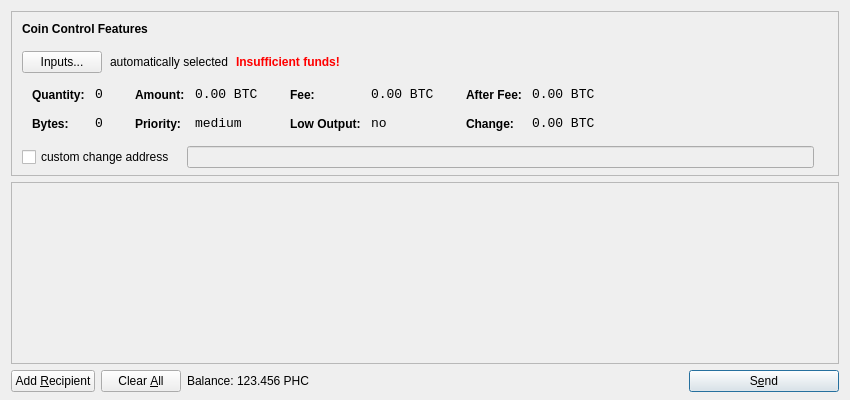
<?xml version="1.0" encoding="UTF-8"?>
<ui version="4.0">
 <class>SendCoinsDialog</class>
 <widget class="QDialog" name="SendCoinsDialog">
  <property name="geometry">
   <rect>
    <x>0</x>
    <y>0</y>
    <width>850</width>
    <height>400</height>
   </rect>
  </property>
  <property name="windowTitle">
   <string>Send Coins</string>
  </property>
  <layout class="QVBoxLayout" name="verticalLayout" stretch="0,1,0">
   <property name="bottomMargin">
    <number>8</number>
   </property>
   <item>
    <widget class="QFrame" name="frameCoinControl">
     <property name="sizePolicy">
      <sizepolicy hsizetype="Expanding" vsizetype="Expanding">
       <horstretch>0</horstretch>
       <verstretch>0</verstretch>
      </sizepolicy>
     </property>
     <property name="maximumSize">
      <size>
       <width>16777215</width>
       <height>16777215</height>
      </size>
     </property>
     <property name="frameShape">
      <enum>QFrame::StyledPanel</enum>
     </property>
     <property name="frameShadow">
      <enum>QFrame::Sunken</enum>
     </property>
     <layout class="QVBoxLayout" name="verticalLayoutCoinControl2">
      <property name="spacing">
       <number>-1</number>
      </property>
      <property name="leftMargin">
       <number>0</number>
      </property>
      <property name="topMargin">
       <number>0</number>
      </property>
      <property name="rightMargin">
       <number>0</number>
      </property>
      <property name="bottomMargin">
       <number>6</number>
      </property>
      <item>
       <layout class="QVBoxLayout" name="verticalLayoutCoinControl" stretch="0,0,0,0,1">
        <property name="spacing">
         <number>0</number>
        </property>
        <property name="leftMargin">
         <number>10</number>
        </property>
        <property name="topMargin">
         <number>10</number>
        </property>
        <item>
         <layout class="QHBoxLayout" name="horizontalLayoutCoinControl1">
          <property name="bottomMargin">
           <number>15</number>
          </property>
          <item>
           <widget class="QLabel" name="labelCoinControlFeatures">
            <property name="sizePolicy">
             <sizepolicy hsizetype="Preferred" vsizetype="Maximum">
              <horstretch>0</horstretch>
              <verstretch>0</verstretch>
             </sizepolicy>
            </property>
            <property name="font">
             <font>
              <weight>75</weight>
              <bold>true</bold>
             </font>
            </property>
            <property name="styleSheet">
             <string notr="true">font-weight:bold;</string>
            </property>
            <property name="text">
             <string>Coin Control Features</string>
            </property>
           </widget>
          </item>
         </layout>
        </item>
        <item>
         <layout class="QHBoxLayout" name="horizontalLayoutCoinControl2" stretch="0,0,0,0">
          <property name="spacing">
           <number>8</number>
          </property>
          <property name="bottomMargin">
           <number>10</number>
          </property>
          <item>
           <widget class="QPushButton" name="pushButtonCoinControl">
            <property name="styleSheet">
             <string notr="true"/>
            </property>
            <property name="text">
             <string>Inputs...</string>
            </property>
           </widget>
          </item>
          <item>
           <widget class="QLabel" name="labelCoinControlAutomaticallySelected">
            <property name="text">
             <string>automatically selected</string>
            </property>
            <property name="margin">
             <number>5</number>
            </property>
           </widget>
          </item>
          <item>
           <widget class="QLabel" name="labelCoinControlInsuffFunds">
            <property name="font">
             <font>
              <weight>75</weight>
              <bold>true</bold>
             </font>
            </property>
            <property name="styleSheet">
             <string notr="true">color:red;font-weight:bold;</string>
            </property>
            <property name="text">
             <string>Insufficient funds!</string>
            </property>
            <property name="margin">
             <number>5</number>
            </property>
           </widget>
          </item>
          <item>
           <spacer name="horizontalSpacerCoinControl">
            <property name="orientation">
             <enum>Qt::Horizontal</enum>
            </property>
            <property name="sizeHint" stdset="0">
             <size>
              <width>40</width>
              <height>1</height>
             </size>
            </property>
           </spacer>
          </item>
         </layout>
        </item>
        <item>
         <widget class="QWidget" name="widgetCoinControl" native="true">
          <property name="sizePolicy">
           <sizepolicy hsizetype="Preferred" vsizetype="Preferred">
            <horstretch>0</horstretch>
            <verstretch>0</verstretch>
           </sizepolicy>
          </property>
          <property name="minimumSize">
           <size>
            <width>0</width>
            <height>0</height>
           </size>
          </property>
          <property name="styleSheet">
           <string notr="true"/>
          </property>
          <layout class="QHBoxLayout" name="horizontalLayoutCoinControl5">
           <property name="margin">
            <number>0</number>
           </property>
           <item>
            <layout class="QHBoxLayout" name="horizontalLayoutCoinControl3" stretch="0,0,0,1">
             <property name="spacing">
              <number>20</number>
             </property>
             <property name="topMargin">
              <number>0</number>
             </property>
             <property name="bottomMargin">
              <number>10</number>
             </property>
             <item>
              <layout class="QFormLayout" name="formLayoutCoinControl1">
               <property name="horizontalSpacing">
                <number>10</number>
               </property>
               <property name="verticalSpacing">
                <number>14</number>
               </property>
               <property name="leftMargin">
                <number>10</number>
               </property>
               <property name="topMargin">
                <number>4</number>
               </property>
               <property name="rightMargin">
                <number>6</number>
               </property>
               <item row="0" column="0">
                <widget class="QLabel" name="labelCoinControlQuantityText">
                 <property name="styleSheet">
                  <string notr="true">font-weight:bold;</string>
                 </property>
                 <property name="text">
                  <string>Quantity:</string>
                 </property>
                 <property name="margin">
                  <number>0</number>
                 </property>
                </widget>
               </item>
               <item row="0" column="1">
                <widget class="QLabel" name="labelCoinControlQuantity">
                 <property name="font">
                  <font>
                   <family>Monospace</family>
                   <pointsize>10</pointsize>
                  </font>
                 </property>
                 <property name="cursor">
                  <cursorShape>IBeamCursor</cursorShape>
                 </property>
                 <property name="contextMenuPolicy">
                  <enum>Qt::ActionsContextMenu</enum>
                 </property>
                 <property name="text">
                  <string notr="true">0</string>
                 </property>
                 <property name="margin">
                  <number>0</number>
                 </property>
                 <property name="textInteractionFlags">
                  <set>Qt::LinksAccessibleByMouse|Qt::TextSelectableByKeyboard|Qt::TextSelectableByMouse</set>
                 </property>
                </widget>
               </item>
               <item row="1" column="0">
                <widget class="QLabel" name="labelCoinControlBytesText">
                 <property name="styleSheet">
                  <string notr="true">font-weight:bold;</string>
                 </property>
                 <property name="text">
                  <string>Bytes:</string>
                 </property>
                </widget>
               </item>
               <item row="1" column="1">
                <widget class="QLabel" name="labelCoinControlBytes">
                 <property name="font">
                  <font>
                   <family>Monospace</family>
                   <pointsize>10</pointsize>
                  </font>
                 </property>
                 <property name="cursor">
                  <cursorShape>IBeamCursor</cursorShape>
                 </property>
                 <property name="contextMenuPolicy">
                  <enum>Qt::ActionsContextMenu</enum>
                 </property>
                 <property name="text">
                  <string notr="true">0</string>
                 </property>
                 <property name="textInteractionFlags">
                  <set>Qt::LinksAccessibleByMouse|Qt::TextSelectableByKeyboard|Qt::TextSelectableByMouse</set>
                 </property>
                </widget>
               </item>
              </layout>
             </item>
             <item>
              <layout class="QFormLayout" name="formLayoutCoinControl2">
               <property name="horizontalSpacing">
                <number>10</number>
               </property>
               <property name="verticalSpacing">
                <number>14</number>
               </property>
               <property name="leftMargin">
                <number>6</number>
               </property>
               <property name="topMargin">
                <number>4</number>
               </property>
               <property name="rightMargin">
                <number>6</number>
               </property>
               <item row="0" column="0">
                <widget class="QLabel" name="labelCoinControlAmountText">
                 <property name="styleSheet">
                  <string notr="true">font-weight:bold;</string>
                 </property>
                 <property name="text">
                  <string>Amount:</string>
                 </property>
                 <property name="margin">
                  <number>0</number>
                 </property>
                </widget>
               </item>
               <item row="0" column="1">
                <widget class="QLabel" name="labelCoinControlAmount">
                 <property name="font">
                  <font>
                   <family>Monospace</family>
                   <pointsize>10</pointsize>
                  </font>
                 </property>
                 <property name="cursor">
                  <cursorShape>IBeamCursor</cursorShape>
                 </property>
                 <property name="contextMenuPolicy">
                  <enum>Qt::ActionsContextMenu</enum>
                 </property>
                 <property name="text">
                  <string notr="true">0.00 BTC</string>
                 </property>
                 <property name="textInteractionFlags">
                  <set>Qt::LinksAccessibleByMouse|Qt::TextSelectableByKeyboard|Qt::TextSelectableByMouse</set>
                 </property>
                </widget>
               </item>
               <item row="1" column="0">
                <widget class="QLabel" name="labelCoinControlPriorityText">
                 <property name="styleSheet">
                  <string notr="true">font-weight:bold;</string>
                 </property>
                 <property name="text">
                  <string>Priority:</string>
                 </property>
                </widget>
               </item>
               <item row="1" column="1">
                <widget class="QLabel" name="labelCoinControlPriority">
                 <property name="font">
                  <font>
                   <family>Monospace</family>
                   <pointsize>10</pointsize>
                  </font>
                 </property>
                 <property name="cursor">
                  <cursorShape>IBeamCursor</cursorShape>
                 </property>
                 <property name="contextMenuPolicy">
                  <enum>Qt::ActionsContextMenu</enum>
                 </property>
                 <property name="text">
                  <string>medium</string>
                 </property>
                 <property name="textInteractionFlags">
                  <set>Qt::LinksAccessibleByMouse|Qt::TextSelectableByKeyboard|Qt::TextSelectableByMouse</set>
                 </property>
                </widget>
               </item>
              </layout>
             </item>
             <item>
              <layout class="QFormLayout" name="formLayoutCoinControl3">
               <property name="horizontalSpacing">
                <number>10</number>
               </property>
               <property name="verticalSpacing">
                <number>14</number>
               </property>
               <property name="leftMargin">
                <number>6</number>
               </property>
               <property name="topMargin">
                <number>4</number>
               </property>
               <property name="rightMargin">
                <number>6</number>
               </property>
               <item row="0" column="0">
                <widget class="QLabel" name="labelCoinControlFeeText">
                 <property name="styleSheet">
                  <string notr="true">font-weight:bold;</string>
                 </property>
                 <property name="text">
                  <string>Fee:</string>
                 </property>
                 <property name="margin">
                  <number>0</number>
                 </property>
                </widget>
               </item>
               <item row="0" column="1">
                <widget class="QLabel" name="labelCoinControlFee">
                 <property name="font">
                  <font>
                   <family>Monospace</family>
                   <pointsize>10</pointsize>
                  </font>
                 </property>
                 <property name="cursor">
                  <cursorShape>IBeamCursor</cursorShape>
                 </property>
                 <property name="contextMenuPolicy">
                  <enum>Qt::ActionsContextMenu</enum>
                 </property>
                 <property name="text">
                  <string notr="true">0.00 BTC</string>
                 </property>
                 <property name="textInteractionFlags">
                  <set>Qt::LinksAccessibleByMouse|Qt::TextSelectableByKeyboard|Qt::TextSelectableByMouse</set>
                 </property>
                </widget>
               </item>
               <item row="1" column="0">
                <widget class="QLabel" name="labelCoinControlLowOutputText">
                 <property name="styleSheet">
                  <string notr="true">font-weight:bold;</string>
                 </property>
                 <property name="text">
                  <string>Low Output:</string>
                 </property>
                </widget>
               </item>
               <item row="1" column="1">
                <widget class="QLabel" name="labelCoinControlLowOutput">
                 <property name="font">
                  <font>
                   <family>Monospace</family>
                   <pointsize>10</pointsize>
                  </font>
                 </property>
                 <property name="cursor">
                  <cursorShape>IBeamCursor</cursorShape>
                 </property>
                 <property name="contextMenuPolicy">
                  <enum>Qt::ActionsContextMenu</enum>
                 </property>
                 <property name="text">
                  <string>no</string>
                 </property>
                 <property name="textInteractionFlags">
                  <set>Qt::LinksAccessibleByMouse|Qt::TextSelectableByKeyboard|Qt::TextSelectableByMouse</set>
                 </property>
                </widget>
               </item>
              </layout>
             </item>
             <item>
              <layout class="QFormLayout" name="formLayoutCoinControl4">
               <property name="horizontalSpacing">
                <number>10</number>
               </property>
               <property name="verticalSpacing">
                <number>14</number>
               </property>
               <property name="leftMargin">
                <number>6</number>
               </property>
               <property name="topMargin">
                <number>4</number>
               </property>
               <property name="rightMargin">
                <number>6</number>
               </property>
               <item row="0" column="0">
                <widget class="QLabel" name="labelCoinControlAfterFeeText">
                 <property name="styleSheet">
                  <string notr="true">font-weight:bold;</string>
                 </property>
                 <property name="text">
                  <string>After Fee:</string>
                 </property>
                 <property name="margin">
                  <number>0</number>
                 </property>
                </widget>
               </item>
               <item row="0" column="1">
                <widget class="QLabel" name="labelCoinControlAfterFee">
                 <property name="font">
                  <font>
                   <family>Monospace</family>
                   <pointsize>10</pointsize>
                  </font>
                 </property>
                 <property name="cursor">
                  <cursorShape>IBeamCursor</cursorShape>
                 </property>
                 <property name="contextMenuPolicy">
                  <enum>Qt::ActionsContextMenu</enum>
                 </property>
                 <property name="text">
                  <string notr="true">0.00 BTC</string>
                 </property>
                 <property name="textInteractionFlags">
                  <set>Qt::LinksAccessibleByMouse|Qt::TextSelectableByKeyboard|Qt::TextSelectableByMouse</set>
                 </property>
                </widget>
               </item>
               <item row="1" column="0">
                <widget class="QLabel" name="labelCoinControlChangeText">
                 <property name="styleSheet">
                  <string notr="true">font-weight:bold;</string>
                 </property>
                 <property name="text">
                  <string>Change:</string>
                 </property>
                </widget>
               </item>
               <item row="1" column="1">
                <widget class="QLabel" name="labelCoinControlChange">
                 <property name="font">
                  <font>
                   <family>Monospace</family>
                   <pointsize>10</pointsize>
                  </font>
                 </property>
                 <property name="cursor">
                  <cursorShape>IBeamCursor</cursorShape>
                 </property>
                 <property name="contextMenuPolicy">
                  <enum>Qt::ActionsContextMenu</enum>
                 </property>
                 <property name="text">
                  <string notr="true">0.00 BTC</string>
                 </property>
                 <property name="textInteractionFlags">
                  <set>Qt::LinksAccessibleByMouse|Qt::TextSelectableByKeyboard|Qt::TextSelectableByMouse</set>
                 </property>
                </widget>
               </item>
              </layout>
             </item>
            </layout>
           </item>
          </layout>
         </widget>
        </item>
        <item>
         <layout class="QHBoxLayout" name="horizontalLayoutCoinControl4" stretch="0,0,0">
          <property name="spacing">
           <number>12</number>
          </property>
          <property name="sizeConstraint">
           <enum>QLayout::SetDefaultConstraint</enum>
          </property>
          <property name="topMargin">
           <number>5</number>
          </property>
          <property name="rightMargin">
           <number>5</number>
          </property>
          <item>
           <widget class="QCheckBox" name="checkBoxCoinControlChange">
            <property name="text">
             <string>custom change address</string>
            </property>
           </widget>
          </item>
          <item>
           <widget class="QLineEdit" name="lineEditCoinControlChange">
            <property name="enabled">
             <bool>false</bool>
            </property>
            <property name="sizePolicy">
             <sizepolicy hsizetype="Expanding" vsizetype="Fixed">
              <horstretch>0</horstretch>
              <verstretch>0</verstretch>
             </sizepolicy>
            </property>
           </widget>
          </item>
          <item>
           <widget class="QLabel" name="labelCoinControlChangeLabel">
            <property name="sizePolicy">
             <sizepolicy hsizetype="Preferred" vsizetype="Expanding">
              <horstretch>0</horstretch>
              <verstretch>0</verstretch>
             </sizepolicy>
            </property>
            <property name="minimumSize">
             <size>
              <width>0</width>
              <height>0</height>
             </size>
            </property>
            <property name="text">
             <string/>
            </property>
            <property name="margin">
             <number>3</number>
            </property>
           </widget>
          </item>
         </layout>
        </item>
        <item>
         <spacer name="verticalSpacerCoinControl">
          <property name="orientation">
           <enum>Qt::Vertical</enum>
          </property>
          <property name="sizeHint" stdset="0">
           <size>
            <width>800</width>
            <height>1</height>
           </size>
          </property>
         </spacer>
        </item>
       </layout>
      </item>
     </layout>
    </widget>
   </item>
   <item>
    <widget class="QScrollArea" name="scrollArea">
     <property name="widgetResizable">
      <bool>true</bool>
     </property>
     <widget class="QWidget" name="scrollAreaWidgetContents">
      <property name="geometry">
       <rect>
        <x>0</x>
        <y>0</y>
        <width>830</width>
        <height>165</height>
       </rect>
      </property>
      <layout class="QVBoxLayout" name="verticalLayout_2">
       <property name="margin">
        <number>0</number>
       </property>
       <item>
        <layout class="QVBoxLayout" name="entries">
         <property name="spacing">
          <number>6</number>
         </property>
        </layout>
       </item>
       <item>
        <spacer name="verticalSpacer">
         <property name="orientation">
          <enum>Qt::Vertical</enum>
         </property>
         <property name="sizeHint" stdset="0">
          <size>
           <width>20</width>
           <height>40</height>
          </size>
         </property>
        </spacer>
       </item>
      </layout>
     </widget>
    </widget>
   </item>
   <item>
    <layout class="QHBoxLayout" name="horizontalLayout">
     <item>
      <widget class="QPushButton" name="addButton">
       <property name="toolTip">
        <string>Send to multiple recipients at once</string>
       </property>
       <property name="text">
        <string>Add &amp;Recipient</string>
       </property>
       <property name="icon">
        <iconset resource="../bitcoin.qrc">
         <normaloff>:/icons/add</normaloff>:/icons/add</iconset>
       </property>
       <property name="autoDefault">
        <bool>false</bool>
       </property>
      </widget>
     </item>
     <item>
      <widget class="QPushButton" name="clearButton">
       <property name="sizePolicy">
        <sizepolicy hsizetype="Minimum" vsizetype="Fixed">
         <horstretch>0</horstretch>
         <verstretch>0</verstretch>
        </sizepolicy>
       </property>
       <property name="toolTip">
        <string>Remove all transaction fields</string>
       </property>
       <property name="text">
        <string>Clear &amp;All</string>
       </property>
       <property name="icon">
        <iconset resource="../bitcoin.qrc">
         <normaloff>:/icons/remove</normaloff>:/icons/remove</iconset>
       </property>
       <property name="autoRepeatDelay">
        <number>300</number>
       </property>
       <property name="autoDefault">
        <bool>false</bool>
       </property>
      </widget>
     </item>
     <item>
      <layout class="QHBoxLayout" name="horizontalLayout_2">
       <property name="spacing">
        <number>3</number>
       </property>
       <item>
        <widget class="QLabel" name="label">
         <property name="text">
          <string>Balance:</string>
         </property>
        </widget>
       </item>
       <item>
        <widget class="QLabel" name="labelBalance">
         <property name="cursor">
          <cursorShape>IBeamCursor</cursorShape>
         </property>
         <property name="text">
          <string>123.456 PHC</string>
         </property>
         <property name="textInteractionFlags">
          <set>Qt::LinksAccessibleByMouse|Qt::TextSelectableByKeyboard|Qt::TextSelectableByMouse</set>
         </property>
        </widget>
       </item>
      </layout>
     </item>
     <item>
      <spacer name="horizontalSpacer">
       <property name="orientation">
        <enum>Qt::Horizontal</enum>
       </property>
       <property name="sizeHint" stdset="0">
        <size>
         <width>40</width>
         <height>20</height>
        </size>
       </property>
      </spacer>
     </item>
     <item>
      <widget class="QPushButton" name="sendButton">
       <property name="minimumSize">
        <size>
         <width>150</width>
         <height>0</height>
        </size>
       </property>
       <property name="toolTip">
        <string>Confirm the send action</string>
       </property>
       <property name="text">
        <string>S&amp;end</string>
       </property>
       <property name="icon">
        <iconset resource="../bitcoin.qrc">
         <normaloff>:/icons/send</normaloff>:/icons/send</iconset>
       </property>
       <property name="default">
        <bool>true</bool>
       </property>
      </widget>
     </item>
    </layout>
   </item>
  </layout>
 </widget>
 <resources>
  <include location="../bitcoin.qrc"/>
 </resources>
 <connections/>
</ui>
